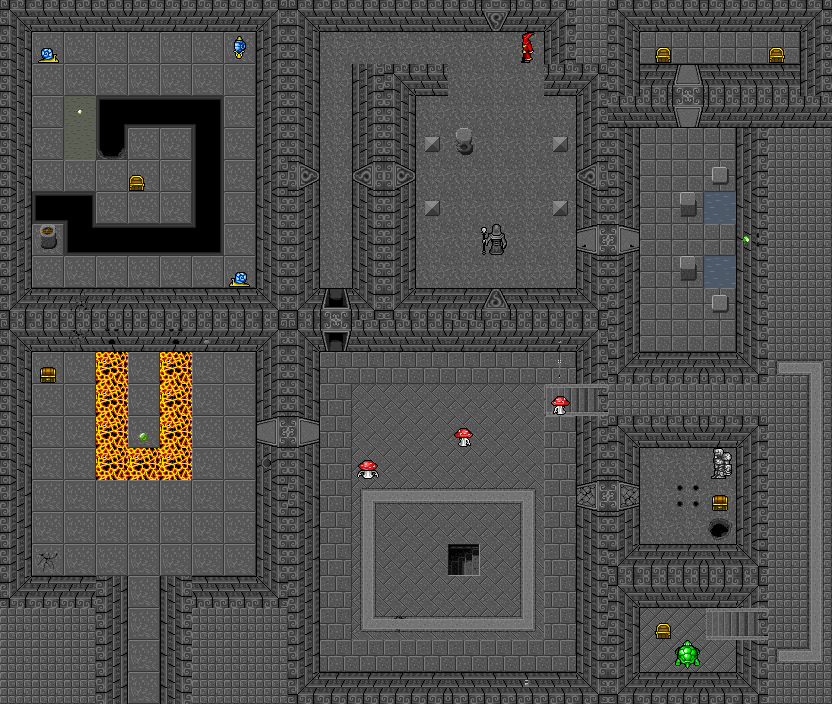

The image is a tile-based game level rendered from a .tmx file. Its description and source (layers, tilesets, objects; grid data summarised) follow:
An orthogonal 26x22 tile map with 32x32 px tiles, 5 tile layers (static, doors, holes and obstacles, items, ...).

<map version="1.0" tiledversion="1.1.2" orientation="orthogonal" renderorder="right-down" width="26" height="22" tilewidth="32" tileheight="32" infinite="0" nextobjectid="1">
 <tileset firstgid="1" source="underworld_load-atlas-32x32.tsx" />
 <layer name="static" width="26" height="22">
  <data>[572 cells, 572 non-empty, 30 distinct tile ids]</data>
 </layer>
 <layer name="doors" width="26" height="22">
  <data>[572 cells, 38 non-empty, 10 distinct tile ids]</data>
 </layer>
 <layer name="holes and obstacles" width="26" height="22">
  <data>[572 cells, 37 non-empty, 19 distinct tile ids]</data>
 </layer>
 <objectgroup name="items oops" />
 <layer name="items" width="26" height="22">
  <data>[572 cells, 13 non-empty, 11 distinct tile ids]</data>
 </layer>
 <layer name="enemies" width="26" height="22">
  <data>[572 cells, 12 non-empty, 12 distinct tile ids]</data>
 </layer>
</map>